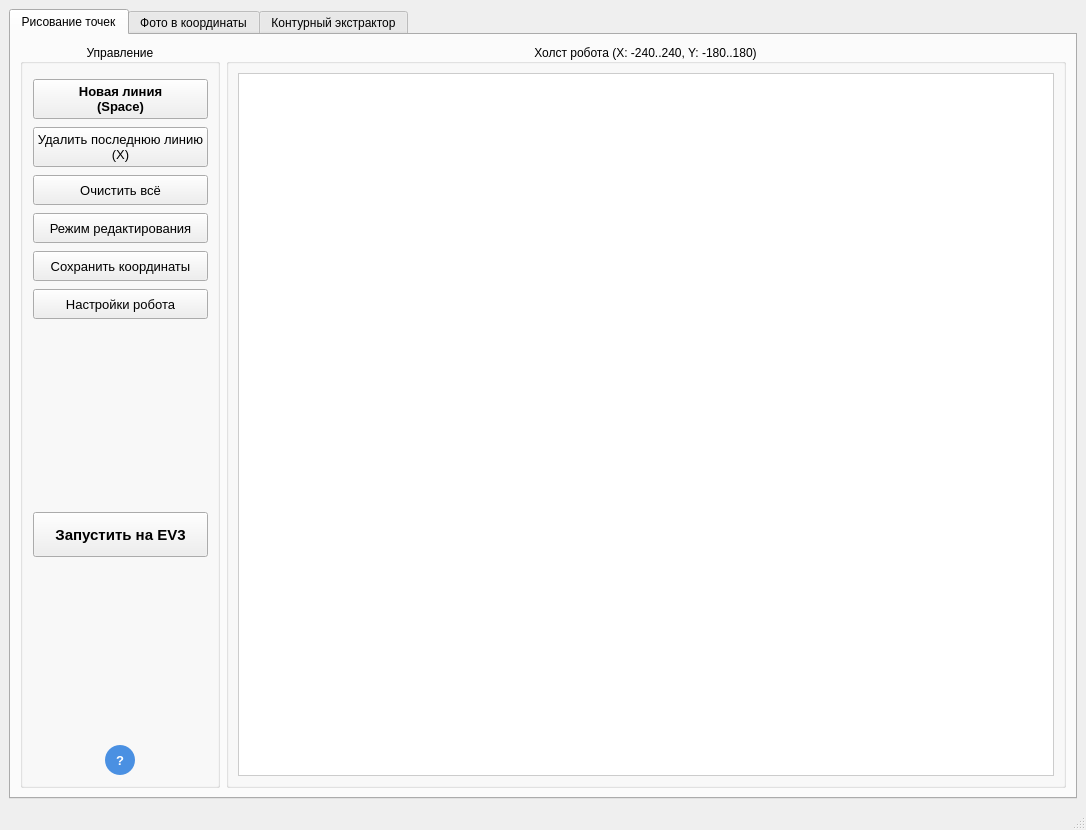
<?xml version="1.0" encoding="UTF-8"?>
<ui version="4.0">
 <class>MainWindow</class>
 <widget class="QMainWindow" name="MainWindow">
  <property name="geometry">
   <rect>
    <x>0</x>
    <y>0</y>
    <width>1086</width>
    <height>830</height>
   </rect>
  </property>
  <property name="windowTitle">
   <string>Редактор траекторий для робота-художника</string>
  </property>
  <widget class="QWidget" name="centralwidget">
   <layout class="QGridLayout" name="gridLayout">
    <item row="0" column="0">
     <widget class="QTabWidget" name="tabWidget">
      <property name="currentIndex">
       <number>0</number>
      </property>
      <widget class="QWidget" name="tab">
       <attribute name="title">
        <string>Рисование точек</string>
       </attribute>
       <layout class="QHBoxLayout" name="horizontalLayout">
        <item>
         <widget class="QGroupBox" name="groupBox">
          <property name="minimumSize">
           <size>
            <width>200</width>
            <height>0</height>
           </size>
          </property>
          <property name="maximumSize">
           <size>
            <width>200</width>
            <height>16777215</height>
           </size>
          </property>
          <property name="title">
           <string>Управление</string>
          </property>
          <property name="alignment">
           <set>Qt::AlignCenter</set>
          </property>
          <layout class="QVBoxLayout" name="verticalLayout">
           <property name="spacing">
            <number>8</number>
           </property>
           <property name="leftMargin">
            <number>10</number>
           </property>
           <property name="topMargin">
            <number>15</number>
           </property>
           <property name="rightMargin">
            <number>10</number>
           </property>
           <property name="bottomMargin">
            <number>10</number>
           </property>
           <item>
            <widget class="QPushButton" name="newLineButton">
             <property name="minimumSize">
              <size>
               <width>175</width>
               <height>40</height>
              </size>
             </property>
             <property name="maximumSize">
              <size>
               <width>170</width>
               <height>40</height>
              </size>
             </property>
             <property name="font">
              <font>
               <pointsize>10</pointsize>
               <weight>75</weight>
               <bold>true</bold>
              </font>
             </property>
             <property name="text">
              <string>Новая линия 
(Space)</string>
             </property>
            </widget>
           </item>
           <item>
            <widget class="QPushButton" name="deleteButton">
             <property name="minimumSize">
              <size>
               <width>175</width>
               <height>40</height>
              </size>
             </property>
             <property name="maximumSize">
              <size>
               <width>170</width>
               <height>40</height>
              </size>
             </property>
             <property name="font">
              <font>
               <pointsize>10</pointsize>
              </font>
             </property>
             <property name="text">
              <string>Удалить последнюю линию
(X)</string>
             </property>
            </widget>
           </item>
           <item>
            <widget class="QPushButton" name="clearButton">
             <property name="minimumSize">
              <size>
               <width>175</width>
               <height>30</height>
              </size>
             </property>
             <property name="maximumSize">
              <size>
               <width>170</width>
               <height>30</height>
              </size>
             </property>
             <property name="font">
              <font>
               <pointsize>10</pointsize>
              </font>
             </property>
             <property name="text">
              <string>Очистить всё</string>
             </property>
            </widget>
           </item>
           <item>
            <widget class="QPushButton" name="redButton">
             <property name="minimumSize">
              <size>
               <width>175</width>
               <height>30</height>
              </size>
             </property>
             <property name="maximumSize">
              <size>
               <width>170</width>
               <height>30</height>
              </size>
             </property>
             <property name="font">
              <font>
               <pointsize>10</pointsize>
              </font>
             </property>
             <property name="text">
              <string>Режим редактирования</string>
             </property>
            </widget>
           </item>
           <item>
            <widget class="QPushButton" name="saveButton">
             <property name="minimumSize">
              <size>
               <width>175</width>
               <height>30</height>
              </size>
             </property>
             <property name="maximumSize">
              <size>
               <width>170</width>
               <height>30</height>
              </size>
             </property>
             <property name="font">
              <font>
               <pointsize>10</pointsize>
              </font>
             </property>
             <property name="text">
              <string>Сохранить координаты</string>
             </property>
            </widget>
           </item>
           <item>
            <widget class="QPushButton" name="pushButton">
             <property name="minimumSize">
              <size>
               <width>175</width>
               <height>30</height>
              </size>
             </property>
             <property name="maximumSize">
              <size>
               <width>170</width>
               <height>30</height>
              </size>
             </property>
             <property name="font">
              <font>
               <pointsize>10</pointsize>
              </font>
             </property>
             <property name="text">
              <string>Настройки робота</string>
             </property>
            </widget>
           </item>
           <item>
            <spacer name="verticalSpacer_5">
             <property name="orientation">
              <enum>Qt::Vertical</enum>
             </property>
             <property name="sizeHint" stdset="0">
              <size>
               <width>20</width>
               <height>40</height>
              </size>
             </property>
            </spacer>
           </item>
           <item>
            <widget class="QPushButton" name="pushButton_2">
             <property name="minimumSize">
              <size>
               <width>175</width>
               <height>45</height>
              </size>
             </property>
             <property name="maximumSize">
              <size>
               <width>170</width>
               <height>40</height>
              </size>
             </property>
             <property name="font">
              <font>
               <pointsize>11</pointsize>
               <weight>75</weight>
               <bold>true</bold>
              </font>
             </property>
             <property name="text">
              <string>Запустить на EV3</string>
             </property>
            </widget>
           </item>
           <item>
            <spacer name="verticalSpacer">
             <property name="orientation">
              <enum>Qt::Vertical</enum>
             </property>
             <property name="sizeHint" stdset="0">
              <size>
               <width>20</width>
               <height>10</height>
              </size>
             </property>
            </spacer>
           </item>
           <item>
            <layout class="QHBoxLayout" name="horizontalLayout_3">
             <property name="spacing">
              <number>0</number>
             </property>
             <item>
              <spacer name="horizontalSpacer">
               <property name="orientation">
                <enum>Qt::Horizontal</enum>
               </property>
               <property name="sizeHint" stdset="0">
                <size>
                 <width>40</width>
                 <height>20</height>
                </size>
               </property>
              </spacer>
             </item>
             <item>
              <widget class="QPushButton" name="helpButton">
               <property name="minimumSize">
                <size>
                 <width>30</width>
                 <height>30</height>
                </size>
               </property>
               <property name="maximumSize">
                <size>
                 <width>30</width>
                 <height>30</height>
                </size>
               </property>
               <property name="font">
                <font>
                 <pointsize>10</pointsize>
                 <weight>75</weight>
                 <bold>true</bold>
                </font>
               </property>
               <property name="styleSheet">
                <string notr="true">
																	QPushButton {
																	background-color: #4a90e2;
																	color: white;
																	border: none;
																	border-radius: 15px;
																	}
																	QPushButton:hover {
																	background-color: #357abd;
																	}
																	QPushButton:pressed {
																	background-color: #2a5f8a;
																	}
																</string>
               </property>
               <property name="text">
                <string>?</string>
               </property>
              </widget>
             </item>
             <item>
              <spacer name="horizontalSpacer_2">
               <property name="orientation">
                <enum>Qt::Horizontal</enum>
               </property>
               <property name="sizeHint" stdset="0">
                <size>
                 <width>40</width>
                 <height>20</height>
                </size>
               </property>
              </spacer>
             </item>
            </layout>
           </item>
          </layout>
         </widget>
        </item>
        <item>
         <widget class="QGroupBox" name="groupBox_2">
          <property name="title">
           <string>Холст робота (X: -240..240, Y: -180..180)</string>
          </property>
          <property name="alignment">
           <set>Qt::AlignCenter</set>
          </property>
          <layout class="QVBoxLayout" name="verticalLayout_2">
           <item>
            <widget class="QWidget" name="canvasWidget" native="true">
             <property name="minimumSize">
              <size>
               <width>480</width>
               <height>360</height>
              </size>
             </property>
             <property name="styleSheet">
              <string notr="true">
															background-color: white;
															border: 1px solid #cccccc;
														</string>
             </property>
            </widget>
           </item>
          </layout>
         </widget>
        </item>
       </layout>
      </widget>
      <widget class="QWidget" name="tab_2">
       <attribute name="title">
        <string>Фото в координаты</string>
       </attribute>
       <layout class="QHBoxLayout" name="horizontalLayout_2">
        <item>
         <widget class="QGroupBox" name="groupBox_3">
          <property name="minimumSize">
           <size>
            <width>200</width>
            <height>0</height>
           </size>
          </property>
          <property name="maximumSize">
           <size>
            <width>200</width>
            <height>16777215</height>
           </size>
          </property>
          <property name="title">
           <string>Управление</string>
          </property>
          <property name="alignment">
           <set>Qt::AlignCenter</set>
          </property>
          <layout class="QVBoxLayout" name="verticalLayout_3">
           <property name="spacing">
            <number>8</number>
           </property>
           <property name="leftMargin">
            <number>10</number>
           </property>
           <property name="topMargin">
            <number>15</number>
           </property>
           <property name="rightMargin">
            <number>10</number>
           </property>
           <property name="bottomMargin">
            <number>10</number>
           </property>
           <item>
            <widget class="QPushButton" name="uploadButton">
             <property name="minimumSize">
              <size>
               <width>170</width>
               <height>30</height>
              </size>
             </property>
             <property name="maximumSize">
              <size>
               <width>170</width>
               <height>30</height>
              </size>
             </property>
             <property name="font">
              <font>
               <pointsize>10</pointsize>
              </font>
             </property>
             <property name="text">
              <string>Загрузить изображение</string>
             </property>
            </widget>
           </item>
           <item>
            <widget class="QPushButton" name="clearButton_3">
             <property name="minimumSize">
              <size>
               <width>170</width>
               <height>30</height>
              </size>
             </property>
             <property name="maximumSize">
              <size>
               <width>170</width>
               <height>30</height>
              </size>
             </property>
             <property name="font">
              <font>
               <pointsize>10</pointsize>
              </font>
             </property>
             <property name="text">
              <string>Очистить всё</string>
             </property>
            </widget>
           </item>
           <item>
            <widget class="QPushButton" name="saveButton_3">
             <property name="minimumSize">
              <size>
               <width>170</width>
               <height>30</height>
              </size>
             </property>
             <property name="maximumSize">
              <size>
               <width>170</width>
               <height>30</height>
              </size>
             </property>
             <property name="font">
              <font>
               <pointsize>10</pointsize>
              </font>
             </property>
             <property name="text">
              <string>Сохранить координаты</string>
             </property>
            </widget>
           </item>
           <item>
            <widget class="QFrame" name="simplifyFrame">
             <property name="styleSheet">
              <string notr="true">
															QFrame {
															border: 1px solid #cccccc;
															border-radius: 5px;
															padding: 5px;
															}
														</string>
             </property>
             <layout class="QVBoxLayout" name="verticalLayout_10">
              <item>
               <widget class="QLabel" name="label">
                <property name="minimumSize">
                 <size>
                  <width>0</width>
                  <height>55</height>
                 </size>
                </property>
                <property name="maximumSize">
                 <size>
                  <width>16777215</width>
                  <height>50</height>
                 </size>
                </property>
                <property name="font">
                 <font>
                  <pointsize>10</pointsize>
                 </font>
                </property>
                <property name="lineWidth">
                 <number>2</number>
                </property>
                <property name="text">
                 <string>&lt;html&gt;&lt;head/&gt;&lt;body&gt;&lt;p&gt;Точность упрощения &lt;/p&gt;&lt;p&gt;контуров&lt;/p&gt;&lt;/body&gt;&lt;/html&gt;</string>
                </property>
                <property name="alignment">
                 <set>Qt::AlignCenter</set>
                </property>
               </widget>
              </item>
              <item>
               <widget class="QSlider" name="epsilonSlider">
                <property name="minimum">
                 <number>0</number>
                </property>
                <property name="maximum">
                 <number>10</number>
                </property>
                <property name="value">
                 <number>3</number>
                </property>
                <property name="orientation">
                 <enum>Qt::Horizontal</enum>
                </property>
               </widget>
              </item>
              <item>
               <widget class="QLabel" name="epsilonValueLabel">
                <property name="minimumSize">
                 <size>
                  <width>40</width>
                  <height>0</height>
                 </size>
                </property>
                <property name="text">
                 <string>0.003</string>
                </property>
                <property name="alignment">
                 <set>Qt::AlignCenter</set>
                </property>
               </widget>
              </item>
              <item>
               <layout class="QHBoxLayout" name="simplifyButtonsLayout">
                <item>
                 <widget class="QPushButton" name="simplifyButton">
                  <property name="minimumSize">
                   <size>
                    <width>100</width>
                    <height>30</height>
                   </size>
                  </property>
                  <property name="font">
                   <font>
                    <pointsize>10</pointsize>
                   </font>
                  </property>
                  <property name="text">
                   <string>Упростить контуры</string>
                  </property>
                 </widget>
                </item>
               </layout>
              </item>
             </layout>
            </widget>
           </item>
           <item>
            <spacer name="verticalSpacer_2">
             <property name="orientation">
              <enum>Qt::Vertical</enum>
             </property>
             <property name="sizeHint" stdset="0">
              <size>
               <width>20</width>
               <height>10</height>
              </size>
             </property>
            </spacer>
           </item>
           <item>
            <layout class="QHBoxLayout" name="horizontalLayout_4">
             <property name="spacing">
              <number>0</number>
             </property>
             <item>
              <spacer name="horizontalSpacer_3">
               <property name="orientation">
                <enum>Qt::Horizontal</enum>
               </property>
               <property name="sizeHint" stdset="0">
                <size>
                 <width>40</width>
                 <height>20</height>
                </size>
               </property>
              </spacer>
             </item>
             <item>
              <widget class="QPushButton" name="helpButton_2">
               <property name="minimumSize">
                <size>
                 <width>30</width>
                 <height>30</height>
                </size>
               </property>
               <property name="maximumSize">
                <size>
                 <width>30</width>
                 <height>30</height>
                </size>
               </property>
               <property name="font">
                <font>
                 <pointsize>10</pointsize>
                 <weight>75</weight>
                 <bold>true</bold>
                </font>
               </property>
               <property name="styleSheet">
                <string notr="true">
																	QPushButton {
																	background-color: #4a90e2;
																	color: white;
																	border: none;
																	border-radius: 15px;
																	}
																	QPushButton:hover {
																	background-color: #357abd;
																	}
																	QPushButton:pressed {
																	background-color: #2a5f8a;
																	}
																</string>
               </property>
               <property name="text">
                <string>?</string>
               </property>
              </widget>
             </item>
             <item>
              <spacer name="horizontalSpacer_4">
               <property name="orientation">
                <enum>Qt::Horizontal</enum>
               </property>
               <property name="sizeHint" stdset="0">
                <size>
                 <width>40</width>
                 <height>20</height>
                </size>
               </property>
              </spacer>
             </item>
            </layout>
           </item>
          </layout>
         </widget>
        </item>
        <item>
         <widget class="QGroupBox" name="groupBox_4">
          <property name="title">
           <string>Холст (X: -240..240, Y: -180..180)</string>
          </property>
          <property name="alignment">
           <set>Qt::AlignCenter</set>
          </property>
          <layout class="QVBoxLayout" name="verticalLayout_4">
           <item>
            <widget class="QWidget" name="imageWidget" native="true">
             <property name="minimumSize">
              <size>
               <width>480</width>
               <height>360</height>
              </size>
             </property>
             <property name="maximumSize">
              <size>
               <width>16777215</width>
               <height>16777215</height>
              </size>
             </property>
             <property name="styleSheet">
              <string notr="true">
															background-color: white;
															border: 1px solid #cccccc;
														</string>
             </property>
            </widget>
           </item>
          </layout>
         </widget>
        </item>
       </layout>
      </widget>
      <widget class="QWidget" name="tab_3">
       <attribute name="title">
        <string>Контурный экстрактор</string>
       </attribute>
       <layout class="QHBoxLayout" name="horizontalLayout_5">
        <item>
         <widget class="QGroupBox" name="groupBox_5">
          <property name="minimumSize">
           <size>
            <width>250</width>
            <height>0</height>
           </size>
          </property>
          <property name="maximumSize">
           <size>
            <width>250</width>
            <height>16777215</height>
           </size>
          </property>
          <property name="title">
           <string>Настройки</string>
          </property>
          <property name="alignment">
           <set>Qt::AlignCenter</set>
          </property>
          <layout class="QVBoxLayout" name="verticalLayout_5">
           <property name="spacing">
            <number>8</number>
           </property>
           <property name="leftMargin">
            <number>10</number>
           </property>
           <property name="topMargin">
            <number>15</number>
           </property>
           <property name="rightMargin">
            <number>10</number>
           </property>
           <property name="bottomMargin">
            <number>10</number>
           </property>
           <item>
            <widget class="QPushButton" name="loadImageButton">
             <property name="minimumSize">
              <size>
               <width>170</width>
               <height>30</height>
              </size>
             </property>
             <property name="maximumSize">
              <size>
               <width>170</width>
               <height>30</height>
              </size>
             </property>
             <property name="font">
              <font>
               <pointsize>10</pointsize>
              </font>
             </property>
             <property name="text">
              <string>Загрузить изображение</string>
             </property>
            </widget>
           </item>
           <item>
            <widget class="QLabel" name="imageInfoLabel">
             <property name="font">
              <font>
               <pointsize>9</pointsize>
              </font>
             </property>
             <property name="text">
              <string>Изображение не загружено</string>
             </property>
             <property name="alignment">
              <set>Qt::AlignCenter</set>
             </property>
            </widget>
           </item>
           <item>
            <widget class="QLabel" name="labelMethod">
             <property name="font">
              <font>
               <pointsize>10</pointsize>
              </font>
             </property>
             <property name="text">
              <string>Метод выделения:</string>
             </property>
            </widget>
           </item>
           <item>
            <widget class="QRadioButton" name="cannyRadio">
             <property name="font">
              <font>
               <pointsize>10</pointsize>
              </font>
             </property>
             <property name="text">
              <string>Canny (рекомендуется)</string>
             </property>
             <property name="checked">
              <bool>true</bool>
             </property>
            </widget>
           </item>
           <item>
            <widget class="QRadioButton" name="thresholdRadio">
             <property name="font">
              <font>
               <pointsize>10</pointsize>
              </font>
             </property>
             <property name="text">
              <string>Пороговая обработка</string>
             </property>
            </widget>
           </item>
           <item>
            <widget class="QFrame" name="cannySettingsFrame">
             <property name="styleSheet">
              <string notr="true">
															QFrame {
															border: 1px solid #cccccc;
															border-radius: 5px;
															padding: 5px;
															}
														</string>
             </property>
             <layout class="QVBoxLayout" name="verticalLayout_6">
              <item>
               <widget class="QLabel" name="labelCanny">
                <property name="font">
                 <font>
                  <pointsize>10</pointsize>
                 </font>
                </property>
                <property name="text">
                 <string>Порог Canny:</string>
                </property>
               </widget>
              </item>
              <item>
               <layout class="QHBoxLayout" name="threshold1Layout">
                <item>
                 <widget class="QLabel" name="labelThreshold1">
                  <property name="text">
                   <string>Нижний:</string>
                  </property>
                 </widget>
                </item>
                <item>
                 <widget class="QSlider" name="threshold1Slider">
                  <property name="minimum">
                   <number>0</number>
                  </property>
                  <property name="maximum">
                   <number>255</number>
                  </property>
                  <property name="value">
                   <number>50</number>
                  </property>
                  <property name="orientation">
                   <enum>Qt::Horizontal</enum>
                  </property>
                 </widget>
                </item>
                <item>
                 <widget class="QLabel" name="threshold1ValueLabel">
                  <property name="minimumSize">
                   <size>
                    <width>30</width>
                    <height>0</height>
                   </size>
                  </property>
                  <property name="text">
                   <string>50</string>
                  </property>
                 </widget>
                </item>
               </layout>
              </item>
              <item>
               <layout class="QHBoxLayout" name="threshold2Layout">
                <item>
                 <widget class="QLabel" name="labelThreshold2">
                  <property name="text">
                   <string>Верхний:</string>
                  </property>
                 </widget>
                </item>
                <item>
                 <widget class="QSlider" name="threshold2Slider">
                  <property name="minimum">
                   <number>0</number>
                  </property>
                  <property name="maximum">
                   <number>255</number>
                  </property>
                  <property name="value">
                   <number>150</number>
                  </property>
                  <property name="orientation">
                   <enum>Qt::Horizontal</enum>
                  </property>
                 </widget>
                </item>
                <item>
                 <widget class="QLabel" name="threshold2ValueLabel">
                  <property name="minimumSize">
                   <size>
                    <width>30</width>
                    <height>0</height>
                   </size>
                  </property>
                  <property name="text">
                   <string>150</string>
                  </property>
                 </widget>
                </item>
               </layout>
              </item>
             </layout>
            </widget>
           </item>
           <item>
            <widget class="QFrame" name="thresholdSettingsFrame">
             <property name="styleSheet">
              <string notr="true">
															QFrame {
															border: 1px solid #cccccc;
															border-radius: 5px;
															padding: 5px;
															}
														</string>
             </property>
             <layout class="QVBoxLayout" name="verticalLayout_7">
              <item>
               <widget class="QLabel" name="labelThresholdValue">
                <property name="font">
                 <font>
                  <pointsize>10</pointsize>
                 </font>
                </property>
                <property name="text">
                 <string>Пороговое значение:</string>
                </property>
               </widget>
              </item>
              <item>
               <layout class="QHBoxLayout" name="thresholdValueLayout">
                <item>
                 <widget class="QSlider" name="thresholdValueSlider">
                  <property name="minimum">
                   <number>0</number>
                  </property>
                  <property name="maximum">
                   <number>255</number>
                  </property>
                  <property name="value">
                   <number>127</number>
                  </property>
                  <property name="orientation">
                   <enum>Qt::Horizontal</enum>
                  </property>
                 </widget>
                </item>
                <item>
                 <widget class="QLabel" name="thresholdValueLabel">
                  <property name="minimumSize">
                   <size>
                    <width>30</width>
                    <height>0</height>
                   </size>
                  </property>
                  <property name="text">
                   <string>127</string>
                  </property>
                 </widget>
                </item>
               </layout>
              </item>
             </layout>
            </widget>
           </item>
           <item>
            <widget class="QLabel" name="labelBlur">
             <property name="font">
              <font>
               <pointsize>10</pointsize>
              </font>
             </property>
             <property name="text">
              <string>Размытие (уменьшение шума):</string>
             </property>
            </widget>
           </item>
           <item>
            <layout class="QHBoxLayout" name="blurLayout">
             <item>
              <widget class="QCheckBox" name="blurCheckBox">
               <property name="text">
                <string>Включить</string>
               </property>
               <property name="checked">
                <bool>true</bool>
               </property>
              </widget>
             </item>
             <item>
              <widget class="QSlider" name="blurSlider">
               <property name="minimum">
                <number>1</number>
               </property>
               <property name="maximum">
                <number>15</number>
               </property>
               <property name="value">
                <number>5</number>
               </property>
               <property name="orientation">
                <enum>Qt::Horizontal</enum>
               </property>
              </widget>
             </item>
             <item>
              <widget class="QLabel" name="blurValueLabel">
               <property name="minimumSize">
                <size>
                 <width>20</width>
                 <height>0</height>
                </size>
               </property>
               <property name="text">
                <string>5</string>
               </property>
              </widget>
             </item>
            </layout>
           </item>
           <item>
            <widget class="QLabel" name="labelQuality">
             <property name="font">
              <font>
               <pointsize>10</pointsize>
              </font>
             </property>
             <property name="text">
              <string>Качество сохранения:</string>
             </property>
            </widget>
           </item>
           <item>
            <layout class="QHBoxLayout" name="qualityLayout">
             <item>
              <widget class="QSlider" name="qualitySlider">
               <property name="minimum">
                <number>1</number>
               </property>
               <property name="maximum">
                <number>100</number>
               </property>
               <property name="value">
                <number>95</number>
               </property>
               <property name="orientation">
                <enum>Qt::Horizontal</enum>
               </property>
              </widget>
             </item>
             <item>
              <widget class="QLabel" name="qualityValueLabel">
               <property name="minimumSize">
                <size>
                 <width>35</width>
                 <height>0</height>
                </size>
               </property>
               <property name="text">
                <string>95%</string>
               </property>
              </widget>
             </item>
            </layout>
           </item>
           <item>
            <layout class="QHBoxLayout" name="formatLayout">
             <item>
              <widget class="QLabel" name="labelFormat">
               <property name="text">
                <string>Формат:</string>
               </property>
              </widget>
             </item>
             <item>
              <widget class="QComboBox" name="formatComboBox">
               <property name="minimumSize">
                <size>
                 <width>80</width>
                 <height>0</height>
                </size>
               </property>
               <item>
                <property name="text">
                 <string>jpg</string>
                </property>
               </item>
               <item>
                <property name="text">
                 <string>png</string>
                </property>
               </item>
               <item>
                <property name="text">
                 <string>bmp</string>
                </property>
               </item>
               <item>
                <property name="text">
                 <string>tiff</string>
                </property>
               </item>
              </widget>
             </item>
             <item>
              <spacer name="horizontalSpacer_5">
               <property name="orientation">
                <enum>Qt::Horizontal</enum>
               </property>
               <property name="sizeHint" stdset="0">
                <size>
                 <width>40</width>
                 <height>20</height>
                </size>
               </property>
              </spacer>
             </item>
            </layout>
           </item>
           <item>
            <spacer name="verticalSpacer_3">
             <property name="orientation">
              <enum>Qt::Vertical</enum>
             </property>
             <property name="sizeHint" stdset="0">
              <size>
               <width>20</width>
               <height>10</height>
              </size>
             </property>
            </spacer>
           </item>
           <item>
            <layout class="QHBoxLayout" name="processButtonsLayout">
             <item>
              <widget class="QPushButton" name="previewButton">
               <property name="minimumSize">
                <size>
                 <width>100</width>
                 <height>30</height>
                </size>
               </property>
               <property name="font">
                <font>
                 <pointsize>10</pointsize>
                </font>
               </property>
               <property name="text">
                <string>Предпросмотр</string>
               </property>
              </widget>
             </item>
             <item>
              <widget class="QPushButton" name="saveResultButton">
               <property name="minimumSize">
                <size>
                 <width>100</width>
                 <height>30</height>
                </size>
               </property>
               <property name="font">
                <font>
                 <pointsize>10</pointsize>
                </font>
               </property>
               <property name="text">
                <string>Сохранить</string>
               </property>
              </widget>
             </item>
            </layout>
           </item>
           <item>
            <spacer name="verticalSpacer_4">
             <property name="orientation">
              <enum>Qt::Vertical</enum>
             </property>
             <property name="sizeHint" stdset="0">
              <size>
               <width>20</width>
               <height>10</height>
              </size>
             </property>
            </spacer>
           </item>
           <item>
            <layout class="QHBoxLayout" name="helpButtonLayout">
             <property name="spacing">
              <number>0</number>
             </property>
             <item>
              <spacer name="horizontalSpacer_6">
               <property name="orientation">
                <enum>Qt::Horizontal</enum>
               </property>
               <property name="sizeHint" stdset="0">
                <size>
                 <width>40</width>
                 <height>20</height>
                </size>
               </property>
              </spacer>
             </item>
             <item>
              <widget class="QPushButton" name="helpButton_3">
               <property name="minimumSize">
                <size>
                 <width>30</width>
                 <height>30</height>
                </size>
               </property>
               <property name="maximumSize">
                <size>
                 <width>30</width>
                 <height>30</height>
                </size>
               </property>
               <property name="font">
                <font>
                 <pointsize>10</pointsize>
                 <weight>75</weight>
                 <bold>true</bold>
                </font>
               </property>
               <property name="styleSheet">
                <string notr="true">
																	QPushButton {
																	background-color: #4a90e2;
																	color: white;
																	border: none;
																	border-radius: 15px;
																	}
																	QPushButton:hover {
																	background-color: #357abd;
																	}
																	QPushButton:pressed {
																	background-color: #2a5f8a;
																	}
																</string>
               </property>
               <property name="text">
                <string>?</string>
               </property>
              </widget>
             </item>
             <item>
              <spacer name="horizontalSpacer_7">
               <property name="orientation">
                <enum>Qt::Horizontal</enum>
               </property>
               <property name="sizeHint" stdset="0">
                <size>
                 <width>40</width>
                 <height>20</height>
                </size>
               </property>
              </spacer>
             </item>
            </layout>
           </item>
          </layout>
         </widget>
        </item>
        <item>
         <widget class="QGroupBox" name="groupBox_6">
          <property name="title">
           <string>Изображения</string>
          </property>
          <property name="alignment">
           <set>Qt::AlignCenter</set>
          </property>
          <layout class="QHBoxLayout" name="horizontalLayout_6">
           <item>
            <widget class="QGroupBox" name="originalImageGroup">
             <property name="title">
              <string>Оригинальное изображение</string>
             </property>
             <property name="alignment">
              <set>Qt::AlignCenter</set>
             </property>
             <layout class="QVBoxLayout" name="verticalLayout_8">
              <item>
               <widget class="QWidget" name="originalImageWidget" native="true">
                <property name="minimumSize">
                 <size>
                  <width>350</width>
                  <height>350</height>
                 </size>
                </property>
                <property name="styleSheet">
                 <string notr="true">
																		background-color: #2b2b2b;
																		border: 1px solid #cccccc;
																	</string>
                </property>
               </widget>
              </item>
              <item>
               <widget class="QLabel" name="originalImageInfo">
                <property name="text">
                 <string>Размер: -</string>
                </property>
                <property name="alignment">
                 <set>Qt::AlignCenter</set>
                </property>
               </widget>
              </item>
             </layout>
            </widget>
           </item>
           <item>
            <widget class="QGroupBox" name="processedImageGroup">
             <property name="title">
              <string>Результат обработки</string>
             </property>
             <property name="alignment">
              <set>Qt::AlignCenter</set>
             </property>
             <layout class="QVBoxLayout" name="verticalLayout_9">
              <item>
               <widget class="QWidget" name="processedImageWidget" native="true">
                <property name="minimumSize">
                 <size>
                  <width>350</width>
                  <height>350</height>
                 </size>
                </property>
                <property name="styleSheet">
                 <string notr="true">
																		background-color: #2b2b2b;
																		border: 1px solid #cccccc;
																	</string>
                </property>
               </widget>
              </item>
              <item>
               <widget class="QLabel" name="processedImageInfo">
                <property name="text">
                 <string>Размер: -</string>
                </property>
                <property name="alignment">
                 <set>Qt::AlignCenter</set>
                </property>
               </widget>
              </item>
             </layout>
            </widget>
           </item>
          </layout>
         </widget>
        </item>
       </layout>
      </widget>
     </widget>
    </item>
   </layout>
  </widget>
  <widget class="QMenuBar" name="menubar">
   <property name="geometry">
    <rect>
     <x>0</x>
     <y>0</y>
     <width>1086</width>
     <height>26</height>
    </rect>
   </property>
  </widget>
  <widget class="QStatusBar" name="statusbar"/>
 </widget>
 <resources/>
 <connections/>
</ui>
